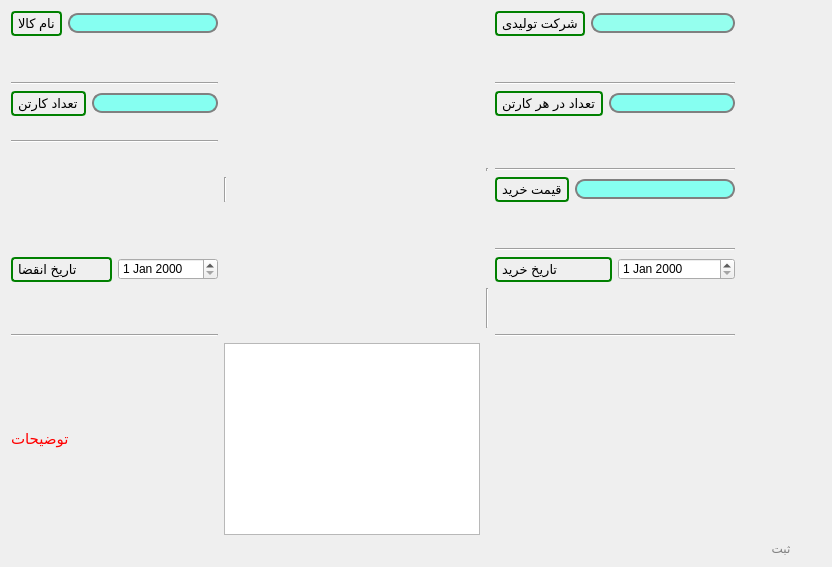
      <widget class="QWidget" name="tab_2">
       <attribute name="title">
        <string>خرید</string>
       </attribute>
       <layout class="QGridLayout" name="gridLayout">
        <item row="5" column="4">
         <widget class="Line" name="line_2">
          <property name="orientation">
           <enum>Qt::Horizontal</enum>
          </property>
         </widget>
        </item>
        <item row="2" column="4">
         <widget class="Line" name="line">
          <property name="orientation">
           <enum>Qt::Horizontal</enum>
          </property>
         </widget>
        </item>
        <item row="8" column="4">
         <widget class="Line" name="line_3">
          <property name="orientation">
           <enum>Qt::Horizontal</enum>
          </property>
         </widget>
        </item>
        <item row="10" column="3">
         <widget class="Line" name="line_4">
          <property name="orientation">
           <enum>Qt::Vertical</enum>
          </property>
         </widget>
        </item>
        <item row="2" column="1">
         <widget class="Line" name="line_5">
          <property name="orientation">
           <enum>Qt::Horizontal</enum>
          </property>
         </widget>
        </item>
        <item row="4" column="1">
         <widget class="Line" name="line_6">
          <property name="orientation">
           <enum>Qt::Horizontal</enum>
          </property>
         </widget>
        </item>
        <item row="3" column="1">
         <layout class="QHBoxLayout" name="horizontalLayout_3">
          <item>
           <widget class="QLabel" name="label_3">
            <property name="styleSheet">
             <string notr="true">QFrame, QLabel, QToolTip {
    border: 2px solid green;
    border-radius: 4px;
    padding: 2px;
    background-image: url(images/welcome.png);
}</string>
            </property>
            <property name="text">
             <string>&lt;html&gt;&lt;head/&gt;&lt;body&gt;&lt;p&gt;&lt;span style=&quot; font-size:10pt;&quot;&gt;تعداد کارتن&lt;/span&gt;&lt;/p&gt;&lt;/body&gt;&lt;/html&gt;</string>
            </property>
           </widget>
          </item>
          <item>
           <widget class="QLineEdit" name="NumOfBox">
            <property name="styleSheet">
             <string notr="true">QLineEdit {
    border: 2px solid gray;
    border-radius: 10px;
    padding: 0 8px;
    background: rgb(134, 255, 241);
    selection-background-color: darkgray;
}</string>
            </property>
           </widget>
          </item>
         </layout>
        </item>
        <item row="0" column="1">
         <layout class="QHBoxLayout" name="horizontalLayout">
          <item>
           <widget class="QLabel" name="label">
            <property name="styleSheet">
             <string notr="true">QFrame, QLabel, QToolTip {
    border: 2px solid green;
    border-radius: 4px;
    padding: 2px;
    background-image: url(images/welcome.png);
}</string>
            </property>
            <property name="text">
             <string>&lt;html&gt;&lt;head/&gt;&lt;body&gt;&lt;p&gt;&lt;span style=&quot; font-size:10pt;&quot;&gt;نام کالا&lt;/span&gt;&lt;/p&gt;&lt;/body&gt;&lt;/html&gt;</string>
            </property>
           </widget>
          </item>
          <item>
           <widget class="QLineEdit" name="name">
            <property name="styleSheet">
             <string notr="true">QLineEdit {
    border: 2px solid gray;
    border-radius: 10px;
    padding: 0 8px;
    background: rgb(134, 255, 241);
    selection-background-color: darkgray;
}</string>
            </property>
           </widget>
          </item>
         </layout>
        </item>
        <item row="3" column="4">
         <layout class="QHBoxLayout" name="horizontalLayout_4">
          <item>
           <widget class="QLabel" name="label_4">
            <property name="styleSheet">
             <string notr="true">QFrame, QLabel, QToolTip {
    border: 2px solid green;
    border-radius: 4px;
    padding: 2px;
    background-image: url(images/welcome.png);
}</string>
            </property>
            <property name="text">
             <string>&lt;html&gt;&lt;head/&gt;&lt;body&gt;&lt;p&gt;&lt;span style=&quot; font-size:10pt;&quot;&gt;تعداد در هر کارتن&lt;/span&gt;&lt;/p&gt;&lt;/body&gt;&lt;/html&gt;</string>
            </property>
           </widget>
          </item>
          <item>
           <widget class="QLineEdit" name="NumInBox">
            <property name="styleSheet">
             <string notr="true">QLineEdit {
    border: 2px solid gray;
    border-radius: 10px;
    padding: 0 8px;
    background: rgb(134, 255, 241);
    selection-background-color: darkgray;
}
QLineEdit { color: red }
QLineEdit { color: gray }
QDialog QLineEdit { color: brown }</string>
            </property>
           </widget>
          </item>
         </layout>
        </item>
        <item row="4" column="4">
         <spacer name="verticalSpacer_5">
          <property name="orientation">
           <enum>Qt::Vertical</enum>
          </property>
          <property name="sizeHint" stdset="0">
           <size>
            <width>20</width>
            <height>40</height>
           </size>
          </property>
         </spacer>
        </item>
        <item row="7" column="4">
         <spacer name="verticalSpacer_6">
          <property name="orientation">
           <enum>Qt::Vertical</enum>
          </property>
          <property name="sizeHint" stdset="0">
           <size>
            <width>20</width>
            <height>40</height>
           </size>
          </property>
         </spacer>
        </item>
        <item row="1" column="4">
         <spacer name="verticalSpacer_4">
          <property name="orientation">
           <enum>Qt::Vertical</enum>
          </property>
          <property name="sizeHint" stdset="0">
           <size>
            <width>20</width>
            <height>40</height>
           </size>
          </property>
         </spacer>
        </item>
        <item row="0" column="4">
         <layout class="QHBoxLayout" name="horizontalLayout_2">
          <item>
           <widget class="QLabel" name="label_2">
            <property name="styleSheet">
             <string notr="true">QFrame, QLabel, QToolTip {
    border: 2px solid green;
    border-radius: 4px;
    padding: 2px;
    background-image: url(images/welcome.png);
}</string>
            </property>
            <property name="text">
             <string>&lt;html&gt;&lt;head/&gt;&lt;body&gt;&lt;p&gt;&lt;span style=&quot; font-size:10pt;&quot;&gt;شرکت تولیدی&lt;/span&gt;&lt;/p&gt;&lt;/body&gt;&lt;/html&gt;</string>
            </property>
           </widget>
          </item>
          <item>
           <widget class="QLineEdit" name="company">
            <property name="styleSheet">
             <string notr="true">QLineEdit {
    border: 2px solid gray;
    border-radius: 10px;
    padding: 0 8px;
    background: rgb(149, 255, 238);
    selection-background-color:rgb(255, 17, 40);
}</string>
            </property>
           </widget>
          </item>
         </layout>
        </item>
        <item row="10" column="4">
         <spacer name="verticalSpacer_7">
          <property name="orientation">
           <enum>Qt::Vertical</enum>
          </property>
          <property name="sizeHint" stdset="0">
           <size>
            <width>20</width>
            <height>40</height>
           </size>
          </property>
         </spacer>
        </item>
        <item row="3" column="5">
         <spacer name="horizontalSpacer_7">
          <property name="orientation">
           <enum>Qt::Horizontal</enum>
          </property>
          <property name="sizeHint" stdset="0">
           <size>
            <width>40</width>
            <height>20</height>
           </size>
          </property>
         </spacer>
        </item>
        <item row="13" column="5">
         <widget class="QPushButton" name="kharid_sabt">
          <property name="styleSheet">
           <string notr="true">QPushButton {
    border: 2px solid #8f8f91;
    border-radius: 6px;
    background-color: qlineargradient(x1: 0, y1: 0, x2: 0, y2: 1,
                                      stop: 0 #f6f7fa, stop: 1 #dadbde);
    min-width: 80px;
}

QPushButton:pressed {
    background-color: qlineargradient(x1: 0, y1: 0, x2: 0, y2: 1,
                                      stop: 0 #dadbde, stop: 1 #f6f7fa);
}

QPushButton:flat {
    border: none; /* no border for a flat push button */
}

QPushButton:default {
    border-color: navy; /* make the default button prominent */
}
QPushButton:open { /* when the button has its menu open */
    background-color: qlineargradient(x1: 0, y1: 0, x2: 0, y2: 1,
                                      stop: 0 #dadbde, stop: 1 #f6f7fa);
}

QPushButton::menu-indicator {
    image: url(menu_indicator.png);
    subcontrol-origin: padding;
    subcontrol-position: bottom right;
}

QPushButton::menu-indicator:pressed, QPushButton::menu-indicator:open {
    position: relative;
    top: 2px; left: 2px; /* shift the arrow by 2 px */
}
QPushButton:open { /* when the button has its menu open */
    background-color: qlineargradient(x1: 0, y1: 0, x2: 0, y2: 1,
                                      stop: 0 #dadbde, stop: 1 #f6f7fa);
}

QPushButton::menu-indicator {
    image: url(menu_indicator.png);
    subcontrol-origin: padding;
    subcontrol-position: bottom right;
}

QPushButton::menu-indicator:pressed, QPushButton::menu-indicator:open {
    position: relative;
    top: 2px; left: 2px; /* shift the arrow by 2 px */
}
 QPushButton {
            color: grey;
            border-image: url(/home/kamlie/code/button.png) 3 10 3 10;
            border-top: 3px transparent;
            border-bottom: 3px transparent;
            border-right: 10px transparent;
            border-left: 10px transparent;
        }

QPushButton#evilButton {
    background-color: red;
    border-style: outset;
    border-width: 2px;
    border-color: beige;
}</string>
          </property>
          <property name="text">
           <string>ثبت</string>
          </property>
         </widget>
        </item>
        <item row="3" column="2">
         <spacer name="horizontalSpacer_8">
          <property name="orientation">
           <enum>Qt::Horizontal</enum>
          </property>
          <property name="sizeHint" stdset="0">
           <size>
            <width>40</width>
            <height>20</height>
           </size>
          </property>
         </spacer>
        </item>
        <item row="12" column="1">
         <widget class="QLabel" name="label_7">
          <property name="styleSheet">
           <string notr="true"/>
          </property>
          <property name="text">
           <string>&lt;html&gt;&lt;head/&gt;&lt;body&gt;&lt;p&gt;&lt;span style=&quot; font-size:11pt; color:#ff0000;&quot;&gt;توضیحات&lt;/span&gt;&lt;/p&gt;&lt;/body&gt;&lt;/html&gt;</string>
          </property>
         </widget>
        </item>
        <item row="12" column="2">
         <widget class="QPlainTextEdit" name="plainTextEdit">
          <property name="styleSheet">
           <string notr="true">QTextEdit, QListView {
    background-color: white;
    background-image: url(draft.png);
    background-attachment: fixed;
}</string>
          </property>
          <property name="plainText">
           <string/>
          </property>
         </widget>
        </item>
        <item row="6" column="4">
         <layout class="QHBoxLayout" name="horizontalLayout_7">
          <item>
           <widget class="QLabel" name="label_8">
            <property name="styleSheet">
             <string notr="true">QFrame, QLabel, QToolTip {
    border: 2px solid green;
    border-radius: 4px;
    padding: 2px;
    background-image: url(images/welcome.png);
}</string>
            </property>
            <property name="text">
             <string>&lt;html&gt;&lt;head/&gt;&lt;body&gt;&lt;p&gt;&lt;span style=&quot; font-size:10pt;&quot;&gt;قیمت خرید&lt;/span&gt;&lt;/p&gt;&lt;/body&gt;&lt;/html&gt;</string>
            </property>
           </widget>
          </item>
          <item>
           <widget class="QLineEdit" name="buyprice">
            <property name="styleSheet">
             <string notr="true">QLineEdit {
    border: 2px solid gray;
    border-radius: 10px;
    padding: 0 8px;
    background: rgb(134, 255, 241);
    selection-background-color: darkgray;
}</string>
            </property>
            <property name="text">
             <string/>
            </property>
           </widget>
          </item>
         </layout>
        </item>
        <item row="9" column="1">
         <layout class="QHBoxLayout" name="horizontalLayout_6">
          <item>
           <widget class="QLabel" name="label_6">
            <property name="styleSheet">
             <string notr="true">QFrame, QLabel, QToolTip {
    border: 2px solid green;
    border-radius: 4px;
    padding: 2px;
    background-image: url(images/welcome.png);
}</string>
            </property>
            <property name="text">
             <string>&lt;html&gt;&lt;head/&gt;&lt;body&gt;&lt;p&gt;&lt;span style=&quot; font-size:10pt;&quot;&gt;تاریخ انقضا&lt;/span&gt;&lt;/p&gt;&lt;/body&gt;&lt;/html&gt;</string>
            </property>
           </widget>
          </item>
          <item>
           <widget class="QDateEdit" name="EndDate">
            <property name="styleSheet">
             <string notr="true">QSpinBox {
    padding-right: 15px; /* make room for the arrows */
    border-image: url(:/images/frame.png) 4;
    border-width: 3;
}

QSpinBox::up-button {
    subcontrol-origin: border;
    subcontrol-position: top right; /* position at the top right corner */

    width: 16px; /* 16 + 2*1px border-width = 15px padding + 3px parent border */
    border-image: url(:/images/spinup.png) 1;
    border-width: 1px;
}

QSpinBox::up-button:hover {
    border-image: url(:/images/spinup_hover.png) 1;
}

QSpinBox::up-button:pressed {
    border-image: url(:/images/spinup_pressed.png) 1;
}

QSpinBox::up-arrow {
    image: url(:/images/up_arrow.png);
    width: 7px;
    height: 7px;
}

QSpinBox::up-arrow:disabled, QSpinBox::up-arrow:off { /* off state when value is max */
   image: url(:/images/up_arrow_disabled.png);
}

QSpinBox::down-button {
    subcontrol-origin: border;
    subcontrol-position: bottom right; /* position at bottom right corner */

    width: 16px;
    border-image: url(:/images/spindown.png) 1;
    border-width: 1px;
    border-top-width: 0;
}

QSpinBox::down-button:hover {
    border-image: url(:/images/spindown_hover.png) 1;
}

QSpinBox::down-button:pressed {
    border-image: url(:/images/spindown_pressed.png) 1;
}

QSpinBox::down-arrow {
    image: url(:/images/down_arrow.png);
    width: 7px;
    height: 7px;
}

QSpinBox::down-arrow:disabled,
QSpinBox::down-arrow:off { /* off state when value in min */
   image: url(:/images/down_arrow_disabled.png);
}</string>
            </property>
           </widget>
          </item>
         </layout>
        </item>
        <item row="9" column="4">
         <layout class="QHBoxLayout" name="horizontalLayout_5">
          <item>
           <widget class="QLabel" name="label_5">
            <property name="styleSheet">
             <string notr="true">QFrame, QLabel, QToolTip {
    border: 2px solid green;
    border-radius: 4px;
    padding: 2px;
    background-image: url(images/welcome.png);
}</string>
            </property>
            <property name="text">
             <string>&lt;html&gt;&lt;head/&gt;&lt;body&gt;&lt;p&gt;&lt;span style=&quot; font-size:10pt;&quot;&gt;تاریخ خرید&lt;/span&gt;&lt;/p&gt;&lt;/body&gt;&lt;/html&gt;</string>
            </property>
           </widget>
          </item>
          <item>
           <widget class="QDateEdit" name="BuyDate">
            <property name="styleSheet">
             <string notr="true">QSpinBox {
    padding-right: 15px; /* make room for the arrows */
    border-image: url(:/images/frame.png) 4;
    border-width: 3;
}

QSpinBox::up-button {
    subcontrol-origin: border;
    subcontrol-position: top right; /* position at the top right corner */

    width: 16px; /* 16 + 2*1px border-width = 15px padding + 3px parent border */
    border-image: url(:/images/spinup.png) 1;
    border-width: 1px;
}

QSpinBox::up-button:hover {
    border-image: url(:/images/spinup_hover.png) 1;
}

QSpinBox::up-button:pressed {
    border-image: url(:/images/spinup_pressed.png) 1;
}

QSpinBox::up-arrow {
    image: url(:/images/up_arrow.png);
    width: 7px;
    height: 7px;
}

QSpinBox::up-arrow:disabled, QSpinBox::up-arrow:off { /* off state when value is max */
   image: url(:/images/up_arrow_disabled.png);
}

QSpinBox::down-button {
    subcontrol-origin: border;
    subcontrol-position: bottom right; /* position at bottom right corner */

    width: 16px;
    border-image: url(:/images/spindown.png) 1;
    border-width: 1px;
    border-top-width: 0;
}

QSpinBox::down-button:hover {
    border-image: url(:/images/spindown_hover.png) 1;
}

QSpinBox::down-button:pressed {
    border-image: url(:/images/spindown_pressed.png) 1;
}

QSpinBox::down-arrow {
    image: url(:/images/down_arrow.png);
    width: 7px;
    height: 7px;
}

QSpinBox::down-arrow:disabled,
QSpinBox::down-arrow:off { /* off state when value in min */
   image: url(:/images/down_arrow_disabled.png);
}</string>
            </property>
           </widget>
          </item>
         </layout>
        </item>
        <item row="11" column="4">
         <widget class="Line" name="line_7">
          <property name="orientation">
           <enum>Qt::Horizontal</enum>
          </property>
         </widget>
        </item>
        <item row="11" column="1">
         <widget class="Line" name="line_8">
          <property name="orientation">
           <enum>Qt::Horizontal</enum>
          </property>
         </widget>
        </item>
        <item row="6" column="2">
         <widget class="Line" name="line_9">
          <property name="orientation">
           <enum>Qt::Vertical</enum>
          </property>
         </widget>
        </item>
        <item row="5" column="3">
         <widget class="Line" name="line_10">
          <property name="orientation">
           <enum>Qt::Vertical</enum>
          </property>
         </widget>
        </item>
       </layout>
      </widget>
